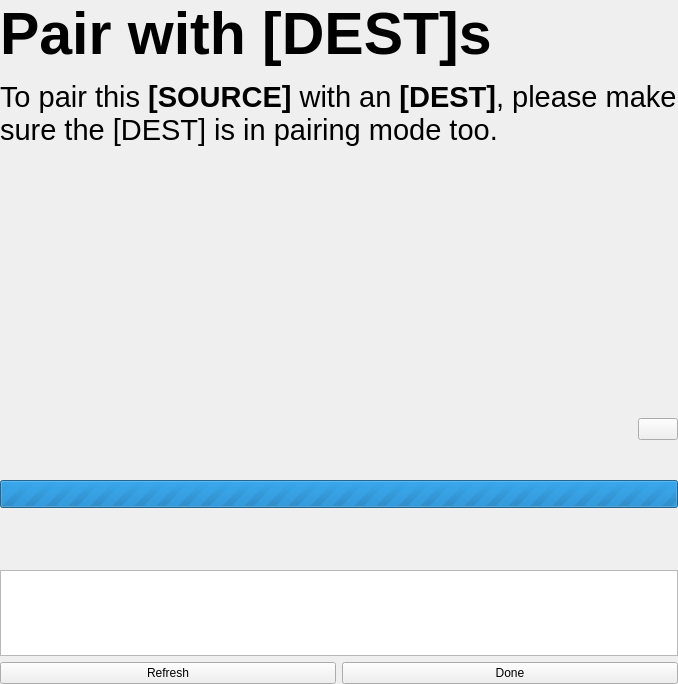
<?xml version="1.0" encoding="UTF-8"?>
<ui version="4.0">
 <class>NetworkPairingActivity</class>
 <widget class="QWidget" name="NetworkPairingActivity">
  <property name="geometry">
   <rect>
    <x>0</x>
    <y>0</y>
    <width>678</width>
    <height>684</height>
   </rect>
  </property>
  <property name="sizePolicy">
   <sizepolicy hsizetype="Minimum" vsizetype="Minimum">
    <horstretch>0</horstretch>
    <verstretch>0</verstretch>
   </sizepolicy>
  </property>
  <property name="windowTitle">
   <string>NetworkPairingActivity</string>
  </property>
  <layout class="QVBoxLayout" name="verticalLayout">
   <property name="leftMargin">
    <number>0</number>
   </property>
   <property name="topMargin">
    <number>0</number>
   </property>
   <property name="rightMargin">
    <number>0</number>
   </property>
   <property name="bottomMargin">
    <number>0</number>
   </property>
   <item>
    <widget class="QLabel" name="labelBodyPair">
     <property name="sizePolicy">
      <sizepolicy hsizetype="Minimum" vsizetype="Minimum">
       <horstretch>0</horstretch>
       <verstretch>0</verstretch>
      </sizepolicy>
     </property>
     <property name="font">
      <font>
       <pointsize>22</pointsize>
      </font>
     </property>
     <property name="text">
      <string>&lt;html&gt;&lt;head/&gt;&lt;body&gt;&lt;p&gt;&lt;span style=&quot; font-size:xx-large; font-weight:600;&quot;&gt;Pair with [DEST]s&lt;/span&gt;&lt;/p&gt;&lt;p&gt;To pair this &lt;span style=&quot; font-weight:600;&quot;&gt;[SOURCE]&lt;/span&gt; with an &lt;span style=&quot; font-weight:600;&quot;&gt;[DEST]&lt;/span&gt;, please make sure the [DEST] is in pairing mode too.&lt;/p&gt;&lt;/body&gt;&lt;/html&gt;</string>
     </property>
     <property name="textFormat">
      <enum>Qt::TextFormat::RichText</enum>
     </property>
     <property name="wordWrap">
      <bool>true</bool>
     </property>
    </widget>
   </item>
   <item>
    <widget class="PortableIDWidget" name="widgetMyCertificate" native="true">
     <property name="sizePolicy">
      <sizepolicy hsizetype="Minimum" vsizetype="Minimum">
       <horstretch>0</horstretch>
       <verstretch>30</verstretch>
      </sizepolicy>
     </property>
    </widget>
   </item>
   <item>
    <layout class="QHBoxLayout" name="horizontalLayout_4">
     <item>
      <spacer name="horizontalSpacer_3">
       <property name="orientation">
        <enum>Qt::Orientation::Horizontal</enum>
       </property>
       <property name="sizeHint" stdset="0">
        <size>
         <width>40</width>
         <height>20</height>
        </size>
       </property>
      </spacer>
     </item>
     <item>
      <widget class="QPushButton" name="pushButtonCameraPair">
       <property name="toolTip">
        <string>Use this to pair manually using camera/QR-code</string>
       </property>
       <property name="text">
        <string/>
       </property>
       <property name="icon">
        <iconset resource="../../libres/resources/icons.qrc">
         <normaloff>:/icons/qrcode.svg</normaloff>:/icons/qrcode.svg</iconset>
       </property>
      </widget>
     </item>
    </layout>
   </item>
   <item>
    <widget class="NetworkSettingsWidget" name="widgetNetworkSettings" native="true">
     <property name="sizePolicy">
      <sizepolicy hsizetype="Minimum" vsizetype="Minimum">
       <horstretch>0</horstretch>
       <verstretch>0</verstretch>
      </sizepolicy>
     </property>
     <property name="minimumSize">
      <size>
       <width>0</width>
       <height>28</height>
      </size>
     </property>
    </widget>
   </item>
   <item>
    <widget class="QProgressBar" name="progressBarSearching">
     <property name="minimumSize">
      <size>
       <width>0</width>
       <height>28</height>
      </size>
     </property>
     <property name="maximum">
      <number>0</number>
     </property>
     <property name="value">
      <number>0</number>
     </property>
    </widget>
   </item>
   <item>
    <widget class="PairingListWidget" name="widgetPairingList" native="true">
     <property name="sizePolicy">
      <sizepolicy hsizetype="Expanding" vsizetype="Expanding">
       <horstretch>0</horstretch>
       <verstretch>0</verstretch>
      </sizepolicy>
     </property>
     <property name="minimumSize">
      <size>
       <width>0</width>
       <height>50</height>
      </size>
     </property>
     <property name="maximumSize">
      <size>
       <width>16777215</width>
       <height>16777215</height>
      </size>
     </property>
    </widget>
   </item>
   <item>
    <widget class="QListView" name="listViewNodes">
     <property name="sizePolicy">
      <sizepolicy hsizetype="Expanding" vsizetype="Expanding">
       <horstretch>0</horstretch>
       <verstretch>10</verstretch>
      </sizepolicy>
     </property>
     <property name="minimumSize">
      <size>
       <width>0</width>
       <height>50</height>
      </size>
     </property>
     <property name="horizontalScrollBarPolicy">
      <enum>Qt::ScrollBarPolicy::ScrollBarAlwaysOff</enum>
     </property>
     <property name="editTriggers">
      <set>QAbstractItemView::EditTrigger::NoEditTriggers</set>
     </property>
     <property name="showDropIndicator" stdset="0">
      <bool>false</bool>
     </property>
     <property name="dragDropMode">
      <enum>QAbstractItemView::DragDropMode::DragOnly</enum>
     </property>
     <property name="alternatingRowColors">
      <bool>true</bool>
     </property>
     <property name="selectionBehavior">
      <enum>QAbstractItemView::SelectionBehavior::SelectRows</enum>
     </property>
     <property name="textElideMode">
      <enum>Qt::TextElideMode::ElideMiddle</enum>
     </property>
     <property name="movement">
      <enum>QListView::Movement::Snap</enum>
     </property>
    </widget>
   </item>
   <item>
    <layout class="QHBoxLayout" name="horizontalLayout">
     <item>
      <widget class="QPushButton" name="pushButtonRefresh">
       <property name="text">
        <string>Refresh</string>
       </property>
      </widget>
     </item>
     <item>
      <widget class="QPushButton" name="pushButtonDone">
       <property name="sizePolicy">
        <sizepolicy hsizetype="Minimum" vsizetype="Minimum">
         <horstretch>0</horstretch>
         <verstretch>0</verstretch>
        </sizepolicy>
       </property>
       <property name="text">
        <string>Done</string>
       </property>
      </widget>
     </item>
    </layout>
   </item>
  </layout>
 </widget>
 <customwidgets>
  <customwidget>
   <class>PortableIDWidget</class>
   <extends>QWidget</extends>
   <header location="global">node/PortableIDWidget.hpp</header>
   <container>1</container>
  </customwidget>
  <customwidget>
   <class>NetworkSettingsWidget</class>
   <extends>QWidget</extends>
   <header location="global">node/NetworkSettingsWidget.hpp</header>
   <container>1</container>
  </customwidget>
  <customwidget>
   <class>PairingListWidget</class>
   <extends>QWidget</extends>
   <header location="global">pairing/PairingListWidget.hpp</header>
   <container>1</container>
  </customwidget>
 </customwidgets>
 <resources>
  <include location="../../libres/resources/icons.qrc"/>
 </resources>
 <connections>
  <connection>
   <sender>pushButtonCameraPair</sender>
   <signal>clicked()</signal>
   <receiver>NetworkPairingActivity</receiver>
   <slot>cameraPair()</slot>
   <hints>
    <hint type="sourcelabel">
     <x>401</x>
     <y>223</y>
    </hint>
    <hint type="destinationlabel">
     <x>212</x>
     <y>318</y>
    </hint>
   </hints>
  </connection>
  <connection>
   <sender>pushButtonDone</sender>
   <signal>clicked()</signal>
   <receiver>NetworkPairingActivity</receiver>
   <slot>complete()</slot>
   <hints>
    <hint type="sourcelabel">
     <x>212</x>
     <y>615</y>
    </hint>
    <hint type="destinationlabel">
     <x>212</x>
     <y>318</y>
    </hint>
   </hints>
  </connection>
  <connection>
   <sender>pushButtonRefresh</sender>
   <signal>clicked()</signal>
   <receiver>NetworkPairingActivity</receiver>
   <slot>refresh()</slot>
   <hints>
    <hint type="sourcelabel">
     <x>212</x>
     <y>584</y>
    </hint>
    <hint type="destinationlabel">
     <x>212</x>
     <y>318</y>
    </hint>
   </hints>
  </connection>
 </connections>
 <slots>
  <slot>maybeOnward()</slot>
  <slot>tryAgain()</slot>
  <slot>complete()</slot>
  <slot>cameraPair()</slot>
  <slot>refresh()</slot>
 </slots>
</ui>
